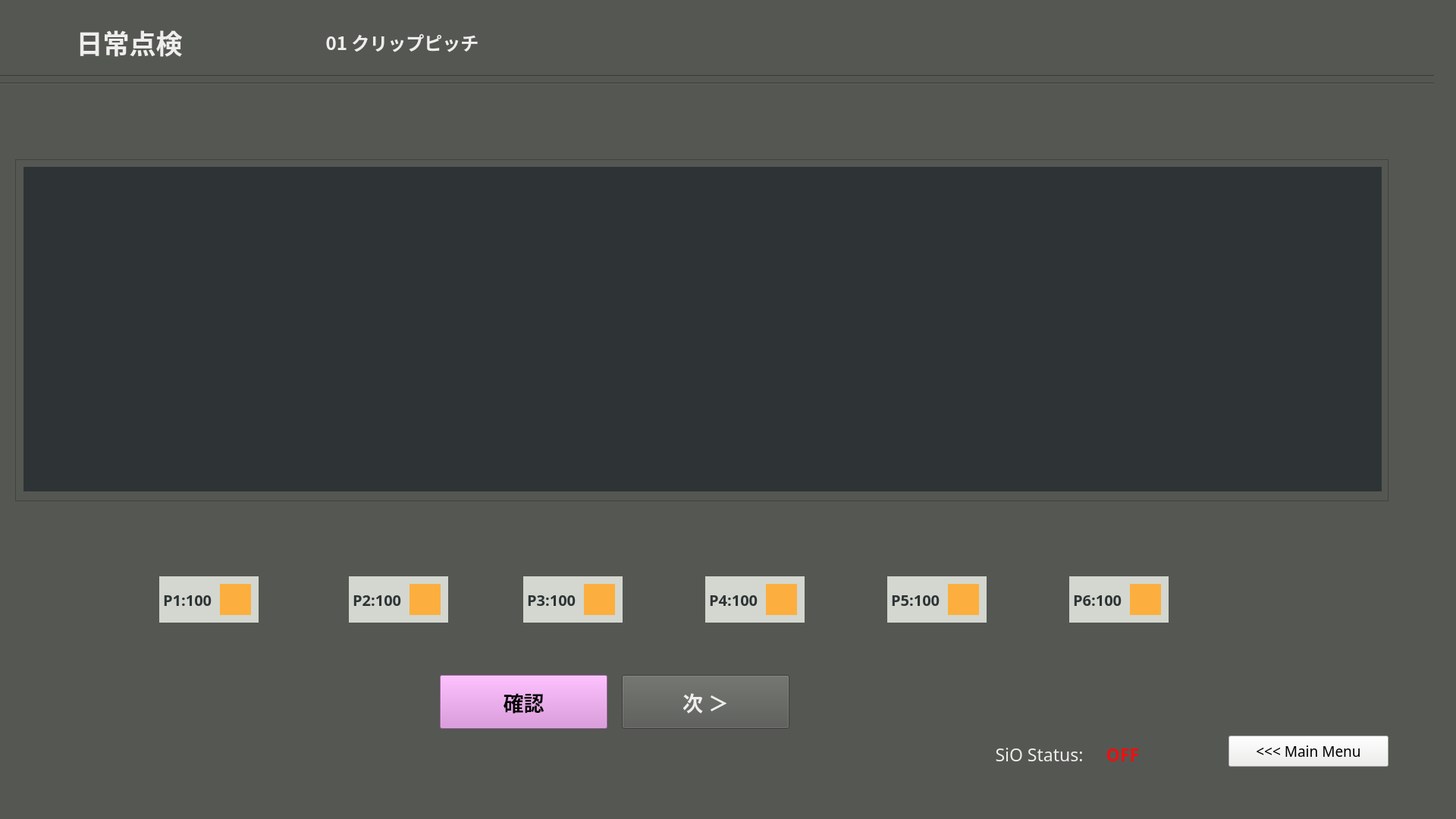
<?xml version="1.0" encoding="UTF-8"?>
<ui version="4.0">
 <class>dailytenken1_clippitch</class>
 <widget class="QMainWindow" name="dailytenken1_clippitch">
  <property name="enabled">
   <bool>true</bool>
  </property>
  <property name="geometry">
   <rect>
    <x>0</x>
    <y>0</y>
    <width>1920</width>
    <height>1080</height>
   </rect>
  </property>
  <property name="windowTitle">
   <string>MainWindow</string>
  </property>
  <property name="styleSheet">
   <string notr="true">background-color: rgb(85, 87, 83);</string>
  </property>
  <widget class="QWidget" name="dailytenken1_clippitch_widget">
   <property name="enabled">
    <bool>true</bool>
   </property>
   <widget class="Line" name="line_1">
    <property name="geometry">
     <rect>
      <x>-10</x>
      <y>90</y>
      <width>1901</width>
      <height>20</height>
     </rect>
    </property>
    <property name="orientation">
     <enum>Qt::Horizontal</enum>
    </property>
   </widget>
   <widget class="Line" name="line_2">
    <property name="geometry">
     <rect>
      <x>-10</x>
      <y>100</y>
      <width>1901</width>
      <height>20</height>
     </rect>
    </property>
    <property name="orientation">
     <enum>Qt::Horizontal</enum>
    </property>
   </widget>
   <widget class="QFrame" name="frame">
    <property name="geometry">
     <rect>
      <x>20</x>
      <y>210</y>
      <width>1811</width>
      <height>451</height>
     </rect>
    </property>
    <property name="frameShape">
     <enum>QFrame::StyledPanel</enum>
    </property>
    <property name="frameShadow">
     <enum>QFrame::Raised</enum>
    </property>
    <widget class="QLabel" name="mergeFrame">
     <property name="geometry">
      <rect>
       <x>11</x>
       <y>10</y>
       <width>1791</width>
       <height>428</height>
      </rect>
     </property>
     <property name="styleSheet">
      <string notr="true">background-color: rgb(46, 52, 54);</string>
     </property>
     <property name="text">
      <string/>
     </property>
     <property name="alignment">
      <set>Qt::AlignCenter</set>
     </property>
    </widget>
    <widget class="QPushButton" name="rekensaButton">
     <property name="geometry">
      <rect>
       <x>300</x>
       <y>310</y>
       <width>91</width>
       <height>71</height>
      </rect>
     </property>
     <property name="font">
      <font>
       <family>Ubuntu Mono</family>
       <pointsize>13</pointsize>
       <weight>75</weight>
       <italic>false</italic>
       <bold>true</bold>
       <stylestrategy>PreferAntialias</stylestrategy>
      </font>
     </property>
     <property name="autoFillBackground">
      <bool>false</bool>
     </property>
     <property name="styleSheet">
      <string notr="true">color: rgb(238, 238, 236);
background-color: rgb(117, 80, 123);</string>
     </property>
     <property name="text">
      <string>検査
やり直し</string>
     </property>
     <property name="checkable">
      <bool>false</bool>
     </property>
    </widget>
    <widget class="QPushButton" name="delwarpbutton">
     <property name="geometry">
      <rect>
       <x>810</x>
       <y>320</y>
       <width>181</width>
       <height>51</height>
      </rect>
     </property>
     <property name="font">
      <font>
       <family>Ubuntu Mono</family>
       <pointsize>11</pointsize>
       <weight>75</weight>
       <italic>false</italic>
       <bold>true</bold>
       <stylestrategy>PreferAntialias</stylestrategy>
      </font>
     </property>
     <property name="autoFillBackground">
      <bool>false</bool>
     </property>
     <property name="styleSheet">
      <string notr="true">background-color: rgb(164, 0, 0);</string>
     </property>
     <property name="text">
      <string>パースワープパラム削除 
Del Warp Parm</string>
     </property>
     <property name="checkable">
      <bool>false</bool>
     </property>
    </widget>
    <widget class="QPushButton" name="savewarpbutton">
     <property name="geometry">
      <rect>
       <x>620</x>
       <y>320</y>
       <width>181</width>
       <height>51</height>
      </rect>
     </property>
     <property name="font">
      <font>
       <family>Ubuntu Mono</family>
       <pointsize>11</pointsize>
       <weight>75</weight>
       <italic>false</italic>
       <bold>true</bold>
       <stylestrategy>PreferAntialias</stylestrategy>
      </font>
     </property>
     <property name="autoFillBackground">
      <bool>false</bool>
     </property>
     <property name="styleSheet">
      <string notr="true">color: rgb(238, 238, 236);</string>
     </property>
     <property name="text">
      <string>パースワープパラム保存 
Save Warp Parm</string>
     </property>
     <property name="checkable">
      <bool>false</bool>
     </property>
    </widget>
    <widget class="QLabel" name="rtwarpcolor">
     <property name="geometry">
      <rect>
       <x>480</x>
       <y>300</y>
       <width>121</width>
       <height>20</height>
      </rect>
     </property>
     <property name="font">
      <font>
       <family>Ubuntu Mono</family>
       <pointsize>15</pointsize>
       <weight>75</weight>
       <bold>true</bold>
      </font>
     </property>
     <property name="styleSheet">
      <string notr="true">background-color: rgb(255, 0, 0);</string>
     </property>
     <property name="text">
      <string/>
     </property>
     <property name="alignment">
      <set>Qt::AlignLeading|Qt::AlignLeft|Qt::AlignVCenter</set>
     </property>
    </widget>
    <widget class="QPushButton" name="rtwarpbutton">
     <property name="geometry">
      <rect>
       <x>480</x>
       <y>320</y>
       <width>121</width>
       <height>51</height>
      </rect>
     </property>
     <property name="font">
      <font>
       <family>Ubuntu Mono</family>
       <pointsize>11</pointsize>
       <weight>75</weight>
       <italic>false</italic>
       <bold>true</bold>
       <stylestrategy>PreferAntialias</stylestrategy>
      </font>
     </property>
     <property name="autoFillBackground">
      <bool>false</bool>
     </property>
     <property name="styleSheet">
      <string notr="true">color: rgb(238, 238, 236);</string>
     </property>
     <property name="text">
      <string>継続ワープ 
RT Pers.Warp</string>
     </property>
     <property name="checkable">
      <bool>false</bool>
     </property>
    </widget>
    <widget class="QPushButton" name="quitbutton">
     <property name="geometry">
      <rect>
       <x>1560</x>
       <y>530</y>
       <width>211</width>
       <height>41</height>
      </rect>
     </property>
     <property name="font">
      <font>
       <family>Ubuntu Mono</family>
       <pointsize>14</pointsize>
      </font>
     </property>
     <property name="styleSheet">
      <string notr="true">background-color: rgb(238, 238, 236);</string>
     </property>
     <property name="text">
      <string>Quit</string>
     </property>
    </widget>
    <zorder>quitbutton</zorder>
    <zorder>rtwarpbutton</zorder>
    <zorder>delwarpbutton</zorder>
    <zorder>rtwarpcolor</zorder>
    <zorder>savewarpbutton</zorder>
    <zorder>rekensaButton</zorder>
    <zorder>mergeFrame</zorder>
   </widget>
   <widget class="QPushButton" name="mainmenubutton">
    <property name="geometry">
     <rect>
      <x>1620</x>
      <y>970</y>
      <width>211</width>
      <height>41</height>
     </rect>
    </property>
    <property name="font">
     <font>
      <family>Ubuntu Mono</family>
      <pointsize>14</pointsize>
     </font>
    </property>
    <property name="styleSheet">
     <string notr="true">background-color: rgb(238, 238, 236);</string>
    </property>
    <property name="text">
     <string>&lt;&lt;&lt; Main Menu</string>
    </property>
   </widget>
   <widget class="QLabel" name="partlabel_2">
    <property name="geometry">
     <rect>
      <x>10</x>
      <y>20</y>
      <width>321</width>
      <height>71</height>
     </rect>
    </property>
    <property name="font">
     <font>
      <family>Ubuntu Mono</family>
      <pointsize>26</pointsize>
      <weight>75</weight>
      <bold>true</bold>
     </font>
    </property>
    <property name="styleSheet">
     <string notr="true">color: rgb(238, 238, 236);</string>
    </property>
    <property name="text">
     <string>日常点検</string>
    </property>
    <property name="alignment">
     <set>Qt::AlignCenter</set>
    </property>
   </widget>
   <widget class="QPushButton" name="nextButton">
    <property name="geometry">
     <rect>
      <x>820</x>
      <y>890</y>
      <width>221</width>
      <height>71</height>
     </rect>
    </property>
    <property name="font">
     <font>
      <family>Ubuntu Mono</family>
      <pointsize>20</pointsize>
      <weight>75</weight>
      <italic>false</italic>
      <bold>true</bold>
      <stylestrategy>PreferAntialias</stylestrategy>
     </font>
    </property>
    <property name="autoFillBackground">
     <bool>false</bool>
    </property>
    <property name="styleSheet">
     <string notr="true">color: rgb(238, 238, 236);</string>
    </property>
    <property name="text">
     <string>次 ＞</string>
    </property>
    <property name="checkable">
     <bool>false</bool>
    </property>
   </widget>
   <widget class="QLabel" name="status_sio">
    <property name="geometry">
     <rect>
      <x>1450</x>
      <y>970</y>
      <width>61</width>
      <height>41</height>
     </rect>
    </property>
    <property name="font">
     <font>
      <family>Ubuntu Mono</family>
      <pointsize>17</pointsize>
      <weight>75</weight>
      <bold>true</bold>
      <underline>false</underline>
     </font>
    </property>
    <property name="styleSheet">
     <string notr="true">color: rgb(238, 15, 15);</string>
    </property>
    <property name="text">
     <string>OFF</string>
    </property>
    <property name="alignment">
     <set>Qt::AlignBottom|Qt::AlignHCenter</set>
    </property>
   </widget>
   <widget class="QLabel" name="label_5">
    <property name="geometry">
     <rect>
      <x>1300</x>
      <y>970</y>
      <width>141</width>
      <height>41</height>
     </rect>
    </property>
    <property name="font">
     <font>
      <family>Ubuntu Mono</family>
      <pointsize>17</pointsize>
      <weight>50</weight>
      <bold>false</bold>
      <underline>false</underline>
     </font>
    </property>
    <property name="styleSheet">
     <string notr="true">color: rgb(238, 238, 236);</string>
    </property>
    <property name="text">
     <string>SiO Status:</string>
    </property>
    <property name="alignment">
     <set>Qt::AlignBottom|Qt::AlignHCenter</set>
    </property>
   </widget>
   <widget class="QLabel" name="partlabel_3">
    <property name="geometry">
     <rect>
      <x>370</x>
      <y>20</y>
      <width>321</width>
      <height>71</height>
     </rect>
    </property>
    <property name="font">
     <font>
      <family>Ubuntu Mono</family>
      <pointsize>18</pointsize>
      <weight>75</weight>
      <bold>true</bold>
     </font>
    </property>
    <property name="styleSheet">
     <string notr="true">color: rgb(238, 238, 236);</string>
    </property>
    <property name="text">
     <string>01 クリップピッチ</string>
    </property>
    <property name="alignment">
     <set>Qt::AlignCenter</set>
    </property>
   </widget>
   <widget class="QLabel" name="P2color">
    <property name="geometry">
     <rect>
      <x>540</x>
      <y>770</y>
      <width>41</width>
      <height>41</height>
     </rect>
    </property>
    <property name="font">
     <font>
      <family>Ubuntu Mono</family>
      <pointsize>15</pointsize>
      <weight>75</weight>
      <bold>true</bold>
     </font>
    </property>
    <property name="styleSheet">
     <string notr="true">background-color: rgb(252, 175, 62);</string>
    </property>
    <property name="text">
     <string/>
    </property>
    <property name="alignment">
     <set>Qt::AlignLeading|Qt::AlignLeft|Qt::AlignVCenter</set>
    </property>
   </widget>
   <widget class="QLabel" name="P2label">
    <property name="geometry">
     <rect>
      <x>460</x>
      <y>760</y>
      <width>131</width>
      <height>61</height>
     </rect>
    </property>
    <property name="font">
     <font>
      <family>Ubuntu Mono</family>
      <pointsize>15</pointsize>
      <weight>75</weight>
      <bold>true</bold>
     </font>
    </property>
    <property name="styleSheet">
     <string notr="true">color: rgb(46, 52, 54);
background-color: rgb(211, 215, 207);</string>
    </property>
    <property name="text">
     <string> P2:100</string>
    </property>
    <property name="alignment">
     <set>Qt::AlignLeading|Qt::AlignLeft|Qt::AlignVCenter</set>
    </property>
   </widget>
   <widget class="QLabel" name="P3label">
    <property name="geometry">
     <rect>
      <x>690</x>
      <y>760</y>
      <width>131</width>
      <height>61</height>
     </rect>
    </property>
    <property name="font">
     <font>
      <family>Ubuntu Mono</family>
      <pointsize>15</pointsize>
      <weight>75</weight>
      <bold>true</bold>
     </font>
    </property>
    <property name="styleSheet">
     <string notr="true">color: rgb(46, 52, 54);
background-color: rgb(211, 215, 207);</string>
    </property>
    <property name="text">
     <string> P3:100</string>
    </property>
    <property name="alignment">
     <set>Qt::AlignLeading|Qt::AlignLeft|Qt::AlignVCenter</set>
    </property>
   </widget>
   <widget class="QLabel" name="P3color">
    <property name="geometry">
     <rect>
      <x>770</x>
      <y>770</y>
      <width>41</width>
      <height>41</height>
     </rect>
    </property>
    <property name="font">
     <font>
      <family>Ubuntu Mono</family>
      <pointsize>15</pointsize>
      <weight>75</weight>
      <bold>true</bold>
     </font>
    </property>
    <property name="styleSheet">
     <string notr="true">background-color: rgb(252, 175, 62);</string>
    </property>
    <property name="text">
     <string/>
    </property>
    <property name="alignment">
     <set>Qt::AlignLeading|Qt::AlignLeft|Qt::AlignVCenter</set>
    </property>
   </widget>
   <widget class="QLabel" name="P4label">
    <property name="geometry">
     <rect>
      <x>930</x>
      <y>760</y>
      <width>131</width>
      <height>61</height>
     </rect>
    </property>
    <property name="font">
     <font>
      <family>Ubuntu Mono</family>
      <pointsize>15</pointsize>
      <weight>75</weight>
      <bold>true</bold>
     </font>
    </property>
    <property name="styleSheet">
     <string notr="true">color: rgb(46, 52, 54);
background-color: rgb(211, 215, 207);</string>
    </property>
    <property name="text">
     <string> P4:100</string>
    </property>
    <property name="alignment">
     <set>Qt::AlignLeading|Qt::AlignLeft|Qt::AlignVCenter</set>
    </property>
   </widget>
   <widget class="QLabel" name="P4color">
    <property name="geometry">
     <rect>
      <x>1010</x>
      <y>770</y>
      <width>41</width>
      <height>41</height>
     </rect>
    </property>
    <property name="font">
     <font>
      <family>Ubuntu Mono</family>
      <pointsize>15</pointsize>
      <weight>75</weight>
      <bold>true</bold>
     </font>
    </property>
    <property name="styleSheet">
     <string notr="true">background-color: rgb(252, 175, 62);</string>
    </property>
    <property name="text">
     <string/>
    </property>
    <property name="alignment">
     <set>Qt::AlignLeading|Qt::AlignLeft|Qt::AlignVCenter</set>
    </property>
   </widget>
   <widget class="QLabel" name="P5label">
    <property name="geometry">
     <rect>
      <x>1170</x>
      <y>760</y>
      <width>131</width>
      <height>61</height>
     </rect>
    </property>
    <property name="font">
     <font>
      <family>Ubuntu Mono</family>
      <pointsize>15</pointsize>
      <weight>75</weight>
      <bold>true</bold>
     </font>
    </property>
    <property name="styleSheet">
     <string notr="true">color: rgb(46, 52, 54);
background-color: rgb(211, 215, 207);</string>
    </property>
    <property name="text">
     <string> P5:100</string>
    </property>
    <property name="alignment">
     <set>Qt::AlignLeading|Qt::AlignLeft|Qt::AlignVCenter</set>
    </property>
   </widget>
   <widget class="QLabel" name="P5color">
    <property name="geometry">
     <rect>
      <x>1250</x>
      <y>770</y>
      <width>41</width>
      <height>41</height>
     </rect>
    </property>
    <property name="font">
     <font>
      <family>Ubuntu Mono</family>
      <pointsize>15</pointsize>
      <weight>75</weight>
      <bold>true</bold>
     </font>
    </property>
    <property name="styleSheet">
     <string notr="true">background-color: rgb(252, 175, 62);</string>
    </property>
    <property name="text">
     <string/>
    </property>
    <property name="alignment">
     <set>Qt::AlignLeading|Qt::AlignLeft|Qt::AlignVCenter</set>
    </property>
   </widget>
   <widget class="QLabel" name="P1label">
    <property name="geometry">
     <rect>
      <x>210</x>
      <y>760</y>
      <width>131</width>
      <height>61</height>
     </rect>
    </property>
    <property name="font">
     <font>
      <family>Ubuntu Mono</family>
      <pointsize>15</pointsize>
      <weight>75</weight>
      <bold>true</bold>
     </font>
    </property>
    <property name="styleSheet">
     <string notr="true">color: rgb(46, 52, 54);
background-color: rgb(211, 215, 207);</string>
    </property>
    <property name="text">
     <string> P1:100</string>
    </property>
    <property name="alignment">
     <set>Qt::AlignLeading|Qt::AlignLeft|Qt::AlignVCenter</set>
    </property>
   </widget>
   <widget class="QLabel" name="P1color">
    <property name="geometry">
     <rect>
      <x>290</x>
      <y>770</y>
      <width>41</width>
      <height>41</height>
     </rect>
    </property>
    <property name="font">
     <font>
      <family>Ubuntu Mono</family>
      <pointsize>15</pointsize>
      <weight>75</weight>
      <bold>true</bold>
     </font>
    </property>
    <property name="styleSheet">
     <string notr="true">background-color: rgb(252, 175, 62);</string>
    </property>
    <property name="text">
     <string/>
    </property>
    <property name="alignment">
     <set>Qt::AlignLeading|Qt::AlignLeft|Qt::AlignVCenter</set>
    </property>
   </widget>
   <widget class="QLabel" name="P6label">
    <property name="geometry">
     <rect>
      <x>1410</x>
      <y>760</y>
      <width>131</width>
      <height>61</height>
     </rect>
    </property>
    <property name="font">
     <font>
      <family>Ubuntu Mono</family>
      <pointsize>15</pointsize>
      <weight>75</weight>
      <bold>true</bold>
     </font>
    </property>
    <property name="styleSheet">
     <string notr="true">color: rgb(46, 52, 54);
background-color: rgb(211, 215, 207);</string>
    </property>
    <property name="text">
     <string> P6:100</string>
    </property>
    <property name="alignment">
     <set>Qt::AlignLeading|Qt::AlignLeft|Qt::AlignVCenter</set>
    </property>
   </widget>
   <widget class="QLabel" name="P6color">
    <property name="geometry">
     <rect>
      <x>1490</x>
      <y>770</y>
      <width>41</width>
      <height>41</height>
     </rect>
    </property>
    <property name="font">
     <font>
      <family>Ubuntu Mono</family>
      <pointsize>15</pointsize>
      <weight>75</weight>
      <bold>true</bold>
     </font>
    </property>
    <property name="styleSheet">
     <string notr="true">background-color: rgb(252, 175, 62);</string>
    </property>
    <property name="text">
     <string/>
    </property>
    <property name="alignment">
     <set>Qt::AlignLeading|Qt::AlignLeft|Qt::AlignVCenter</set>
    </property>
   </widget>
   <widget class="QPushButton" name="checkButton">
    <property name="geometry">
     <rect>
      <x>580</x>
      <y>890</y>
      <width>221</width>
      <height>71</height>
     </rect>
    </property>
    <property name="font">
     <font>
      <family>Ubuntu Mono</family>
      <pointsize>20</pointsize>
      <weight>75</weight>
      <italic>false</italic>
      <bold>true</bold>
      <stylestrategy>PreferAntialias</stylestrategy>
     </font>
    </property>
    <property name="autoFillBackground">
     <bool>false</bool>
    </property>
    <property name="styleSheet">
     <string notr="true">background-color: rgb(220, 138, 221);</string>
    </property>
    <property name="text">
     <string>確認</string>
    </property>
    <property name="checkable">
     <bool>false</bool>
    </property>
   </widget>
   <zorder>line_1</zorder>
   <zorder>line_2</zorder>
   <zorder>frame</zorder>
   <zorder>mainmenubutton</zorder>
   <zorder>partlabel_2</zorder>
   <zorder>nextButton</zorder>
   <zorder>status_sio</zorder>
   <zorder>label_5</zorder>
   <zorder>partlabel_3</zorder>
   <zorder>P2label</zorder>
   <zorder>P2color</zorder>
   <zorder>P3label</zorder>
   <zorder>P3color</zorder>
   <zorder>P4label</zorder>
   <zorder>P4color</zorder>
   <zorder>P5label</zorder>
   <zorder>P5color</zorder>
   <zorder>P1label</zorder>
   <zorder>P1color</zorder>
   <zorder>P6label</zorder>
   <zorder>P6color</zorder>
   <zorder>checkButton</zorder>
  </widget>
  <widget class="QMenuBar" name="menubar">
   <property name="geometry">
    <rect>
     <x>0</x>
     <y>0</y>
     <width>1920</width>
     <height>22</height>
    </rect>
   </property>
  </widget>
  <widget class="QStatusBar" name="statusbar"/>
 </widget>
 <resources/>
 <connections/>
</ui>
